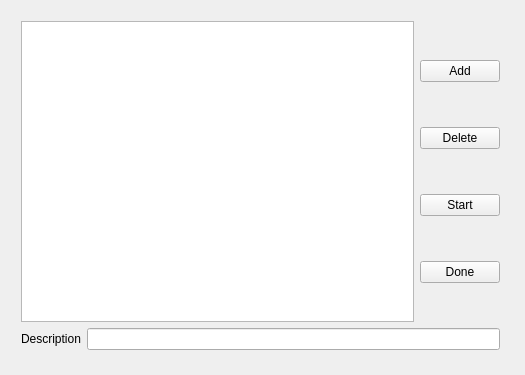
<?xml version="1.0" encoding="UTF-8"?>
<ui version="4.0">
 <class>ProgrammerWindowClass</class>
 <widget class="QWidget" name="ProgrammerWindowClass">
  <property name="geometry">
   <rect>
    <x>0</x>
    <y>0</y>
    <width>525</width>
    <height>375</height>
   </rect>
  </property>
  <property name="windowTitle">
   <string>ProgrammerWindow</string>
  </property>
  <widget class="QWidget" name="">
   <property name="geometry">
    <rect>
     <x>10</x>
     <y>10</y>
     <width>501</width>
     <height>351</height>
    </rect>
   </property>
   <layout class="QVBoxLayout" name="verticalLayout_2">
    <item>
     <layout class="QHBoxLayout" name="horizontalLayout_2">
      <item>
       <widget class="QListWidget" name="listWidgetTasks">
        <property name="maximumSize">
         <size>
          <width>414</width>
          <height>318</height>
         </size>
        </property>
       </widget>
      </item>
      <item>
       <layout class="QVBoxLayout" name="verticalLayout">
        <item>
         <widget class="QPushButton" name="buttonAdd">
          <property name="text">
           <string>Add</string>
          </property>
         </widget>
        </item>
        <item>
         <widget class="QPushButton" name="buttonDelete">
          <property name="text">
           <string>Delete</string>
          </property>
         </widget>
        </item>
        <item>
         <widget class="QPushButton" name="buttonStart">
          <property name="text">
           <string>Start</string>
          </property>
         </widget>
        </item>
        <item>
         <widget class="QPushButton" name="buttonDone">
          <property name="text">
           <string>Done</string>
          </property>
         </widget>
        </item>
       </layout>
      </item>
     </layout>
    </item>
    <item>
     <layout class="QHBoxLayout" name="horizontalLayout">
      <item>
       <widget class="QLabel" name="labelDescription">
        <property name="text">
         <string>Description</string>
        </property>
       </widget>
      </item>
      <item>
       <widget class="QLineEdit" name="lineEditDescription"/>
      </item>
     </layout>
    </item>
   </layout>
  </widget>
 </widget>
 <layoutdefault spacing="6" margin="11"/>
 <resources>
  <include location="ProgrammerWindow.qrc"/>
 </resources>
 <connections/>
</ui>
